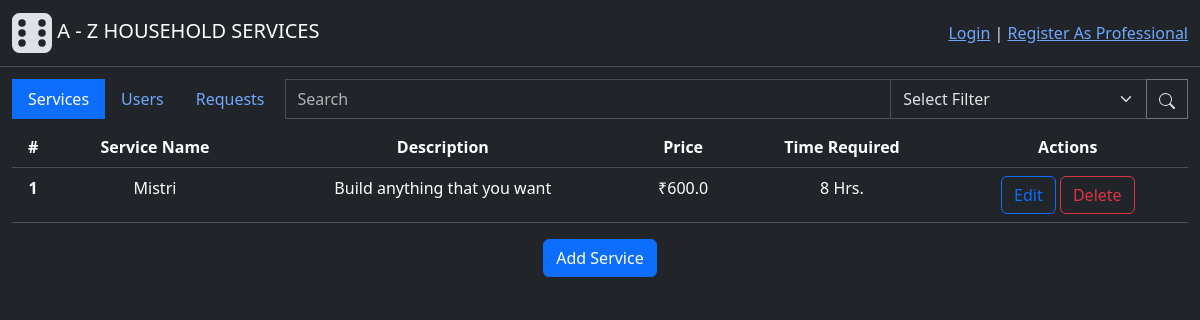
/admin/services, run on an earlier commit of the app's database.
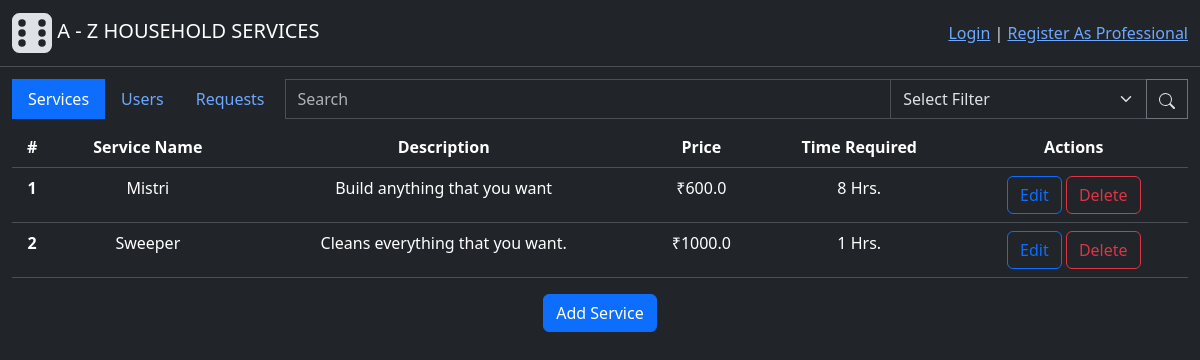
And on a later commit of the database.
### backend/modals.py (models this page shows)
class Service(db.Model):
    id = db.Column(db.Integer(), primary_key=True)
    name = db.Column(db.String(30),unique=True, nullable=False)
    desc = db.Column(db.String(500), nullable=False)
    time_required = db.Column(db.Integer(), nullable=False) # Time required (in Hrs)
    price = db.Column(db.Float(), nullable=False)
    status = db.Column(db.Integer(), nullable=False, default=1) # 0-inactive, 1-active
    service_requests = db.relationship("ServiceRequest", cascade="all, delete", backref="services", lazy=True) # For accessing all the service requests having common service
    def capitalised_name(self):
        return self.name.title()

### backend/controllers.py (the view)
@app.route("/admin/services", methods=["GET", "POST"])
def services_tab_page():
    button_state = 0 # Sets default button_state
    services = Service.query.filter_by(status=1)
    return render_template("services_tab.html", button_state=button_state, services=services)

### templates/services_tab.html
{% extends "admin_dashboard.html" %}
{% block subcontent %}
    <table class="table mt-2">
        <thead>
        <tr>
            <th scope="col">#</th>
            <th scope="col">Service Name</th>
            <th scope="col">Description</th>
            <th scope="col">Price</th>
            <th scope="col">Time Required</th>
            <th scope="col">Actions</th>
        </tr>
        </thead>
        <tbody>
            {% for service in services %}
                <tr>
                    <th scope="row">{{service.id}}</th>
                    <td>{{service.capitalised_name()}}</td>
                    <td style="max-width: 600px;">{{service.desc}}</td>
                    <td>&#8377;{{service.price}}</td>
                    <td>{{service.time_required}} Hrs.</td>
                    <td>
                        <a href="{{ url_for('edit_service', service_id=service.id)}}"><button class="btn btn-outline-primary">Edit</button></a>
                        <a href="{{ url_for('delete_service', service_id=service.id)}}"><button class="btn btn-outline-danger">Delete</button></a>
                    </td>
                </tr>
            {% endfor %}
        </tbody>
    </table>
    <a href="{{ url_for('add_service') }}"><button class="btn btn-primary">Add Service</button></a>
{% endblock %}

### templates/admin_dashboard.html (shortened to what this page needs)
{% extends "base.html" %}
{% block content %}
    <div class="main">
        <div class="row">
            <div class="input-group">
                    <ul class="nav nav-pills" >
                        <li class="nav-item">
                            <form action="{{ url_for('admin_page', button_state=0) }}" method="POST">
                                <button style="border-radius: 0;" class="nav-link {{'active' if button_state==0}}" type="submit">Services</button>
                            </form>
                        </li>
                        <li class="nav-item">
                            <form action="{{ url_for('admin_page', button_state=1) }}" method="POST">
                                <button style="border-radius: 0;" class="nav-link {{'active' if button_state==1}}" type="submit">Users</button>
                            </form>
                        </li>
                        <li class="nav-item">
                            <form action="{{ url_for('admin_page', button_state=2) }}" method="POST">
                                <button style="border-radius: 0;" class="nav-link {{'active' if button_state==2}}" type="submit">Requests</button>
                            </form>
                        </li>
                    </ul>
                    <input style="width: 400px;" type="text" class="form-control ms-1" placeholder="Search">
                    <select class="form-select" aria-label="Default select example">
                        <option selected>Select Filter</option>
                      </select>
                    <button style="border-radius: 0;" class="btn btn-outline-secondary" type="button" id="button-addon2">
                        <img  src="/static/image/icons/search.svg">
                    </button>
            </div>
        </div>
         {% block subcontent %}
         {% endblock %}
    </div>
    <div style="height: 1000px;"></div>
{% endblock %}

### templates/base.html (shortened to what this page needs)
<!doctype html>
<html lang="en" data-bs-theme="dark">
  <head>
    <link href="https://cdn.jsdelivr.net/npm/bootstrap@5.3.3/dist/css/bootstrap.min.css" rel="stylesheet">
    <link href="/static/styles/general.css" rel="stylesheet">
  </head>
  <body>
    <div class="header">
        <nav class="navbar bg-dark border-bottom border-body" data-bs-theme="dark"">
            <div class="container-fluid">
                <a class="navbar-brand" href="{{ url_for('home_page')}}">
                    <img src="/static/image/icons/logo.svg">
                    A - Z HOUSEHOLD SERVICES
                </a>
                {% if current_user.is_authenticated %}
                  <div>
                    <a class="active" aria-current="page" href="{{ url_for('login_page') }}">Welcome, {{ current_user.capitalised_name() }}</a>
                    |
                    <a class="active" aria-current="page" href="{{ url_for('logout') }}">Logout</a>
                  </div>
                {% else %}
                  <div>
                    <a class="active" aria-current="page" href="{{ url_for('login_page') }}">Login</a>
                    |
                    <a class="active" aria-current="page" href="{{ url_for('professional_signup_page') }}">Register As Professional</a>
                  </div>
                {% endif %}
            </div>
        </nav>
    </div>
    {% block content %}
    {% endblock %}
  </body>
</html>

### static/styles/general.css (style rules this page uses)
.main { margin: 1%; text-align: center; }

What changed in the data, as far as the page shows it:
added Service: id "2", capitalised_name "Sweeper", desc "Cleans everything that you want.", price "1000.0", time_required "1"
